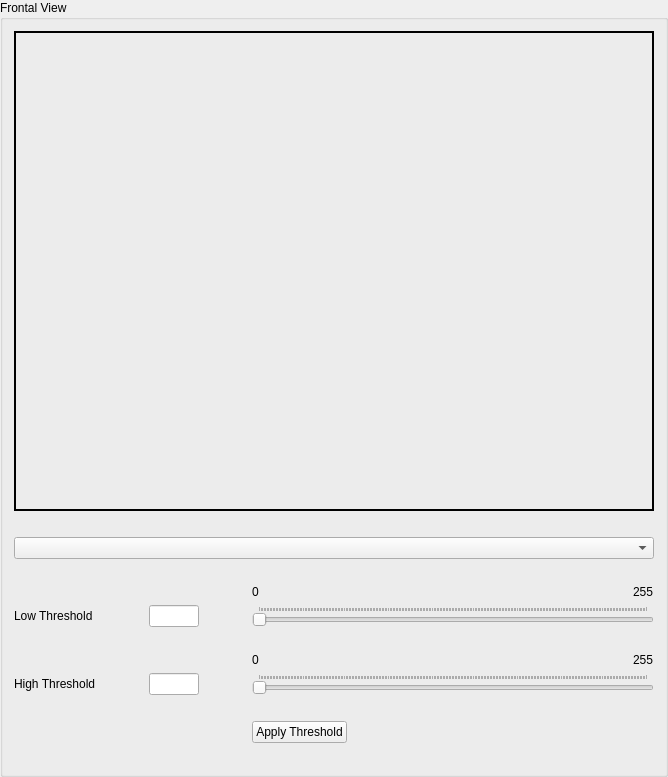
         <widget class="QGroupBox" name="groupBox">
          <property name="title">
           <string>Frontal View</string>
          </property>
          <layout class="QGridLayout" name="gridLayout_3">
           <item row="12" column="4">
            <widget class="QLabel" name="label_4">
             <property name="sizePolicy">
              <sizepolicy hsizetype="Fixed" vsizetype="Fixed">
               <horstretch>0</horstretch>
               <verstretch>0</verstretch>
              </sizepolicy>
             </property>
             <property name="text">
              <string>0</string>
             </property>
            </widget>
           </item>
           <item row="10" column="0">
            <widget class="QLabel" name="label_2">
             <property name="sizePolicy">
              <sizepolicy hsizetype="Fixed" vsizetype="Fixed">
               <horstretch>0</horstretch>
               <verstretch>0</verstretch>
              </sizepolicy>
             </property>
             <property name="text">
              <string>Low Threshold</string>
             </property>
            </widget>
           </item>
           <item row="0" column="0" rowspan="6" colspan="12">
            <widget class="QLabel" name="frontViewEdgeImageLabel">
             <property name="sizePolicy">
              <sizepolicy hsizetype="Fixed" vsizetype="Fixed">
               <horstretch>0</horstretch>
               <verstretch>0</verstretch>
              </sizepolicy>
             </property>
             <property name="minimumSize">
              <size>
               <width>640</width>
               <height>480</height>
              </size>
             </property>
             <property name="frameShape">
              <enum>QFrame::WinPanel</enum>
             </property>
             <property name="text">
              <string/>
             </property>
            </widget>
           </item>
           <item row="12" column="11">
            <widget class="QLabel" name="label_5">
             <property name="sizePolicy">
              <sizepolicy hsizetype="Fixed" vsizetype="Fixed">
               <horstretch>0</horstretch>
               <verstretch>0</verstretch>
              </sizepolicy>
             </property>
             <property name="text">
              <string>255</string>
             </property>
            </widget>
           </item>
           <item row="9" column="4">
            <widget class="QLabel" name="label_6">
             <property name="sizePolicy">
              <sizepolicy hsizetype="Fixed" vsizetype="Fixed">
               <horstretch>0</horstretch>
               <verstretch>0</verstretch>
              </sizepolicy>
             </property>
             <property name="text">
              <string>0</string>
             </property>
            </widget>
           </item>
           <item row="13" column="2">
            <widget class="QLineEdit" name="frontViewHighThreshField">
             <property name="sizePolicy">
              <sizepolicy hsizetype="Fixed" vsizetype="Fixed">
               <horstretch>0</horstretch>
               <verstretch>0</verstretch>
              </sizepolicy>
             </property>
             <property name="maximumSize">
              <size>
               <width>50</width>
               <height>30</height>
              </size>
             </property>
            </widget>
           </item>
           <item row="13" column="1">
            <spacer name="horizontalSpacer_3">
             <property name="orientation">
              <enum>Qt::Horizontal</enum>
             </property>
             <property name="sizeType">
              <enum>QSizePolicy::Fixed</enum>
             </property>
             <property name="sizeHint" stdset="0">
              <size>
               <width>40</width>
               <height>20</height>
              </size>
             </property>
            </spacer>
           </item>
           <item row="10" column="1">
            <spacer name="horizontalSpacer">
             <property name="orientation">
              <enum>Qt::Horizontal</enum>
             </property>
             <property name="sizeType">
              <enum>QSizePolicy::Fixed</enum>
             </property>
             <property name="sizeHint" stdset="0">
              <size>
               <width>40</width>
               <height>20</height>
              </size>
             </property>
            </spacer>
           </item>
           <item row="15" column="4">
            <widget class="QPushButton" name="frontViewThreshApplyButton">
             <property name="text">
              <string>Apply Threshold</string>
             </property>
            </widget>
           </item>
           <item row="10" column="2">
            <widget class="QLineEdit" name="frontViewLowThreshField">
             <property name="sizePolicy">
              <sizepolicy hsizetype="Fixed" vsizetype="Fixed">
               <horstretch>0</horstretch>
               <verstretch>0</verstretch>
              </sizepolicy>
             </property>
             <property name="maximumSize">
              <size>
               <width>50</width>
               <height>30</height>
              </size>
             </property>
            </widget>
           </item>
           <item row="14" column="0" colspan="12">
            <spacer name="verticalSpacer_3">
             <property name="orientation">
              <enum>Qt::Vertical</enum>
             </property>
             <property name="sizeType">
              <enum>QSizePolicy::Fixed</enum>
             </property>
             <property name="sizeHint" stdset="0">
              <size>
               <width>20</width>
               <height>20</height>
              </size>
             </property>
            </spacer>
           </item>
           <item row="7" column="0" colspan="12">
            <widget class="QComboBox" name="frontViewEdgeAlgo"/>
           </item>
           <item row="11" column="0" colspan="12">
            <spacer name="verticalSpacer_2">
             <property name="orientation">
              <enum>Qt::Vertical</enum>
             </property>
             <property name="sizeType">
              <enum>QSizePolicy::Fixed</enum>
             </property>
             <property name="sizeHint" stdset="0">
              <size>
               <width>20</width>
               <height>20</height>
              </size>
             </property>
            </spacer>
           </item>
           <item row="10" column="3">
            <spacer name="horizontalSpacer_2">
             <property name="orientation">
              <enum>Qt::Horizontal</enum>
             </property>
             <property name="sizeType">
              <enum>QSizePolicy::Fixed</enum>
             </property>
             <property name="sizeHint" stdset="0">
              <size>
               <width>20</width>
               <height>20</height>
              </size>
             </property>
            </spacer>
           </item>
           <item row="13" column="0">
            <widget class="QLabel" name="label_3">
             <property name="sizePolicy">
              <sizepolicy hsizetype="Fixed" vsizetype="Fixed">
               <horstretch>0</horstretch>
               <verstretch>0</verstretch>
              </sizepolicy>
             </property>
             <property name="text">
              <string>High Threshold</string>
             </property>
            </widget>
           </item>
           <item row="16" column="4">
            <spacer name="verticalSpacer_4">
             <property name="orientation">
              <enum>Qt::Vertical</enum>
             </property>
             <property name="sizeType">
              <enum>QSizePolicy::Fixed</enum>
             </property>
             <property name="sizeHint" stdset="0">
              <size>
               <width>20</width>
               <height>20</height>
              </size>
             </property>
            </spacer>
           </item>
           <item row="10" column="4" colspan="8">
            <widget class="QSlider" name="frontViewLowThreshSlider">
             <property name="sizePolicy">
              <sizepolicy hsizetype="Expanding" vsizetype="Fixed">
               <horstretch>0</horstretch>
               <verstretch>0</verstretch>
              </sizepolicy>
             </property>
             <property name="maximum">
              <number>255</number>
             </property>
             <property name="orientation">
              <enum>Qt::Horizontal</enum>
             </property>
             <property name="tickPosition">
              <enum>QSlider::TicksAbove</enum>
             </property>
             <property name="tickInterval">
              <number>1</number>
             </property>
            </widget>
           </item>
           <item row="9" column="11">
            <widget class="QLabel" name="label_7">
             <property name="sizePolicy">
              <sizepolicy hsizetype="Fixed" vsizetype="Fixed">
               <horstretch>0</horstretch>
               <verstretch>0</verstretch>
              </sizepolicy>
             </property>
             <property name="text">
              <string>255</string>
             </property>
            </widget>
           </item>
           <item row="13" column="3">
            <spacer name="horizontalSpacer_4">
             <property name="orientation">
              <enum>Qt::Horizontal</enum>
             </property>
             <property name="sizeType">
              <enum>QSizePolicy::Fixed</enum>
             </property>
             <property name="sizeHint" stdset="0">
              <size>
               <width>20</width>
               <height>20</height>
              </size>
             </property>
            </spacer>
           </item>
           <item row="13" column="4" colspan="8">
            <widget class="QSlider" name="frontViewHighThreshSlider">
             <property name="sizePolicy">
              <sizepolicy hsizetype="MinimumExpanding" vsizetype="Fixed">
               <horstretch>0</horstretch>
               <verstretch>0</verstretch>
              </sizepolicy>
             </property>
             <property name="maximum">
              <number>255</number>
             </property>
             <property name="orientation">
              <enum>Qt::Horizontal</enum>
             </property>
             <property name="tickPosition">
              <enum>QSlider::TicksAbove</enum>
             </property>
             <property name="tickInterval">
              <number>1</number>
             </property>
            </widget>
           </item>
           <item row="6" column="0" colspan="12">
            <spacer name="verticalSpacer">
             <property name="orientation">
              <enum>Qt::Vertical</enum>
             </property>
             <property name="sizeType">
              <enum>QSizePolicy::Fixed</enum>
             </property>
             <property name="sizeHint" stdset="0">
              <size>
               <width>20</width>
               <height>20</height>
              </size>
             </property>
            </spacer>
           </item>
           <item row="8" column="0">
            <spacer name="verticalSpacer_23">
             <property name="orientation">
              <enum>Qt::Vertical</enum>
             </property>
             <property name="sizeType">
              <enum>QSizePolicy::Fixed</enum>
             </property>
             <property name="sizeHint" stdset="0">
              <size>
               <width>20</width>
               <height>20</height>
              </size>
             </property>
            </spacer>
           </item>
          </layout>
         </widget>
